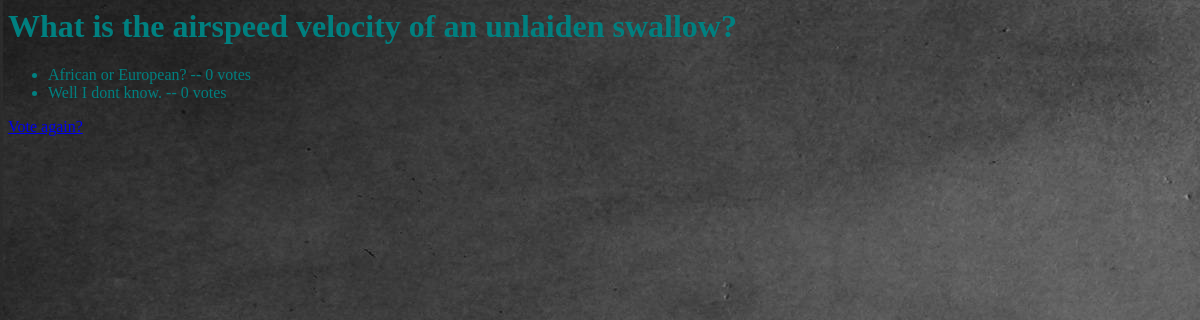
Before: /polls/1/results/ with the older database file.
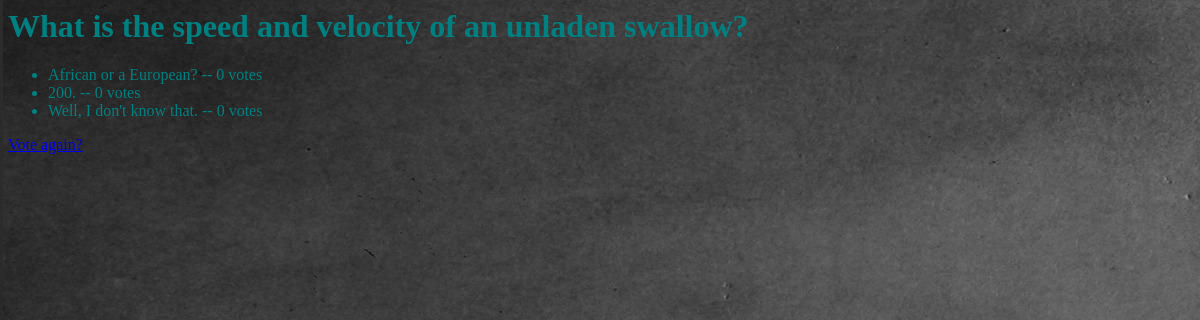
After: the same page with the newer database file.
### polls/models.py (models this page shows, shortened)
class Question(models.Model):
    question_text = models.CharField(max_length=200)
    pub_date = models.DateTimeField('date published')

class Choice(models.Model):
    question = models.ForeignKey(Question, on_delete=models.CASCADE)
    choice_text = models.CharField(max_length=200)
    votes = models.IntegerField(default=0)

### polls/views.py (the view)
# urls.py: url(r'^(?P<pk>[0-9]+)/results/$', views.ResultsView.as_view(), name='results'),
class ResultsView(generic.DetailView):
    model = Question
    template_name = 'polls/results.html'

### polls/templates/polls/results.html
{% load staticfiles %}
<link rel="stylesheet" type="text/css" href="{% static 'polls/style.css' %}" />
<h1>{{ question.question_text }}</h1>
<ul>
{% for choice in question.choice_set.all %}
    <li>{{ choice.choice_text }} -- {{ choice.votes }} vote{{ choice.votes|pluralize }}</li>
{% endfor %}
</ul>
<a href="{% url 'polls:detail' question.id %}">Vote again?</a>

### polls/static/polls/style.css (style rules this page uses)
li { color: teal; }
h1 { color: teal; }

Changed rows visible on the page:
changed Question: question_text "What is the airspeed velocity of an unlaiden swallow?" → "What is the speed and velocity of an unladen swallow?"
changed Choice: choice_text "African or European?" → "African or a European?"
changed Choice (number 2 of 3 on the later page): choice_text "Well I dont know." → "200."
added Choice: choice_text "Well, I don't know that.", votes "0"
